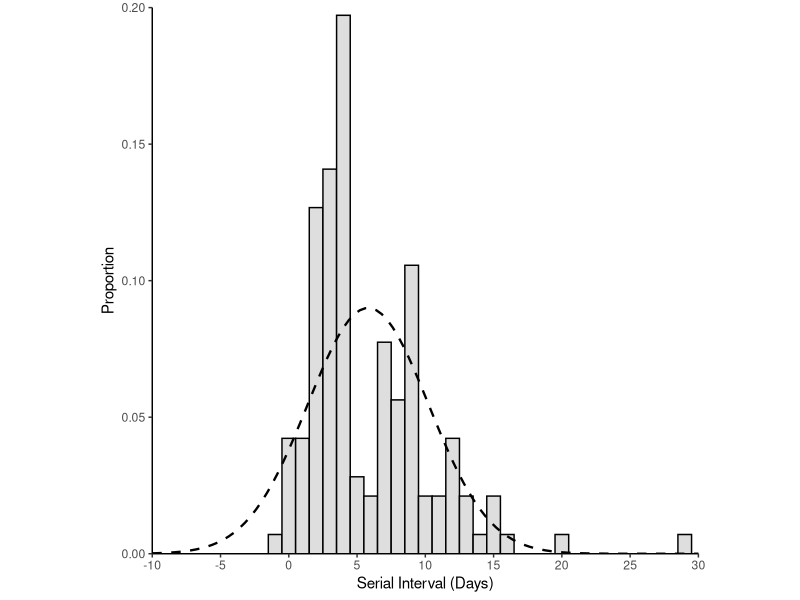
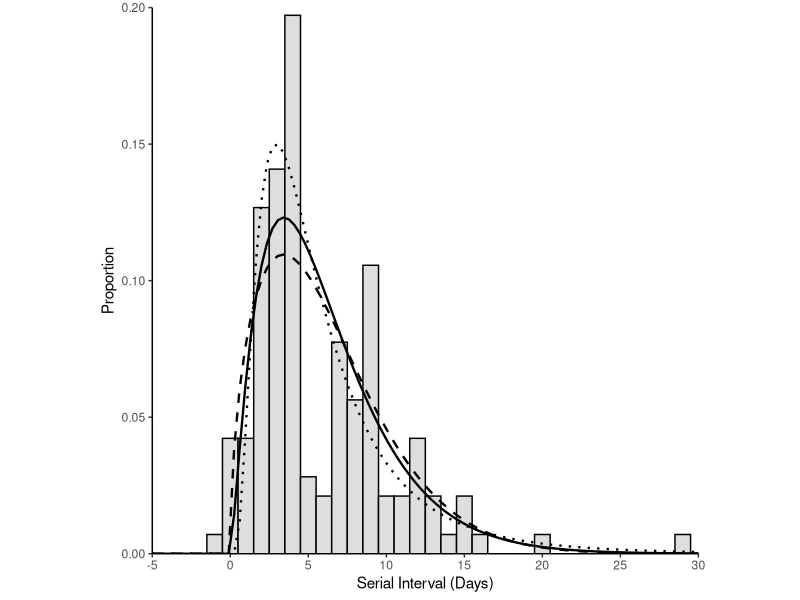
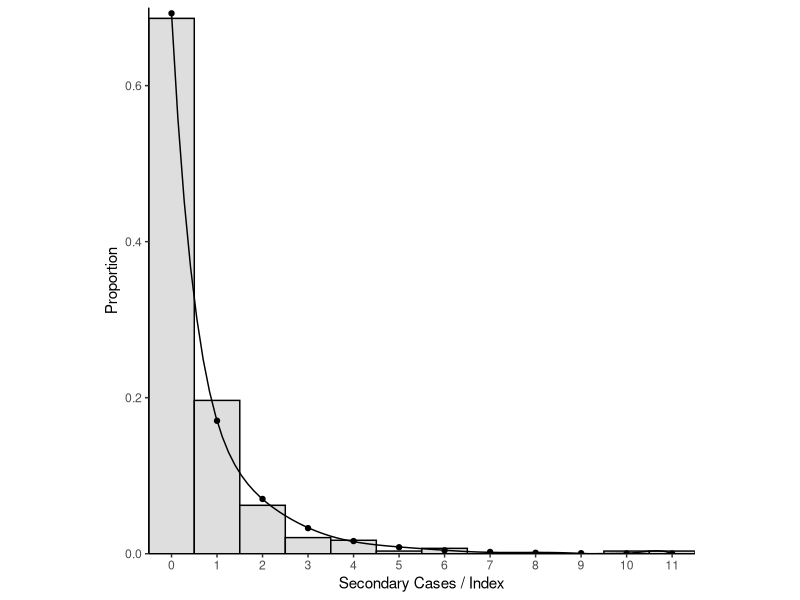
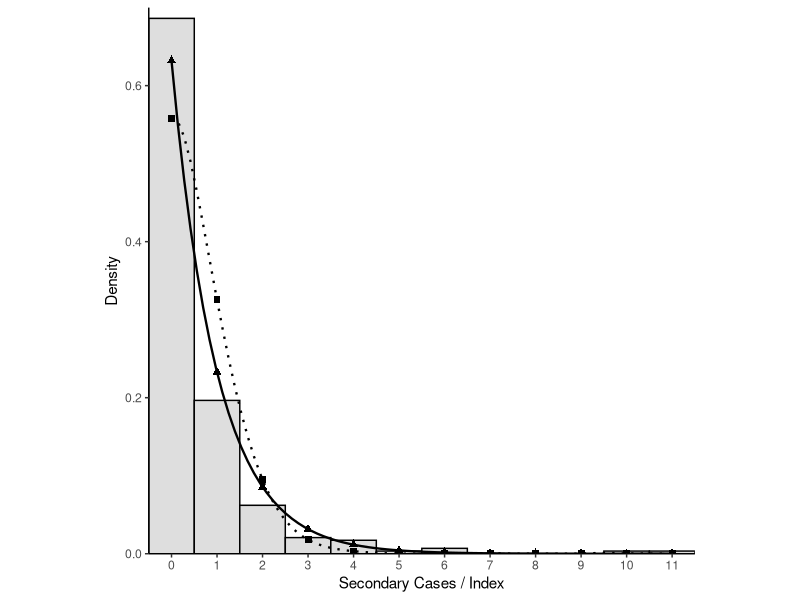
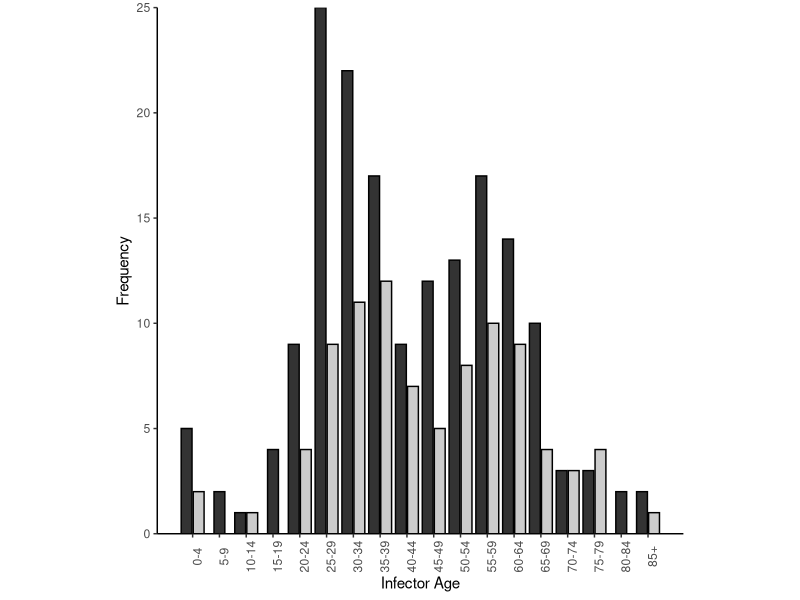
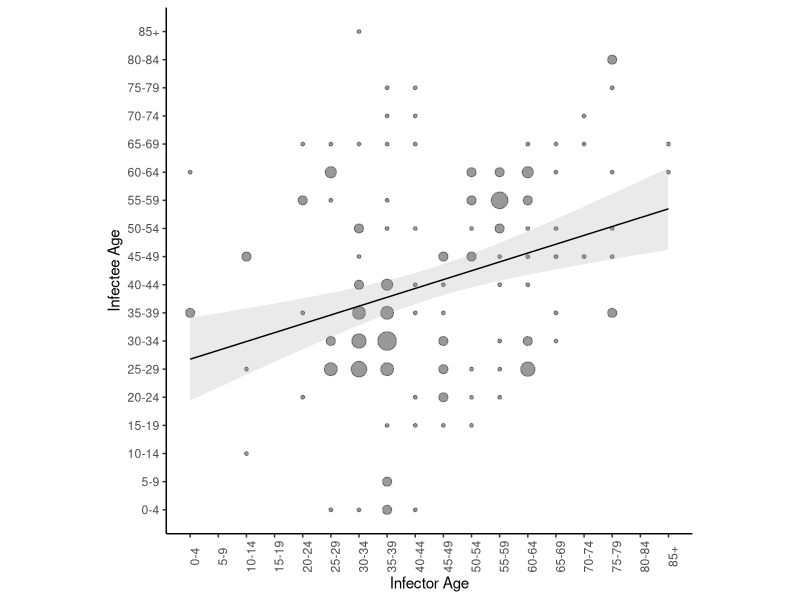
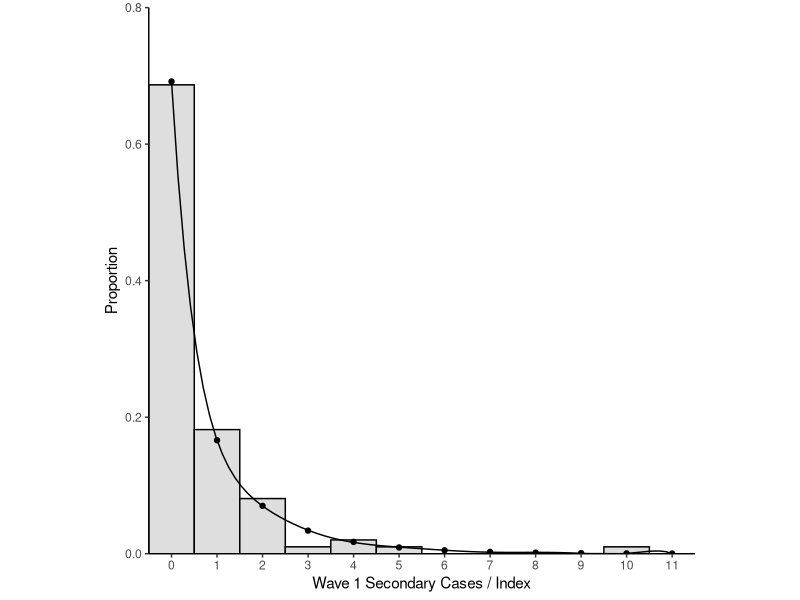
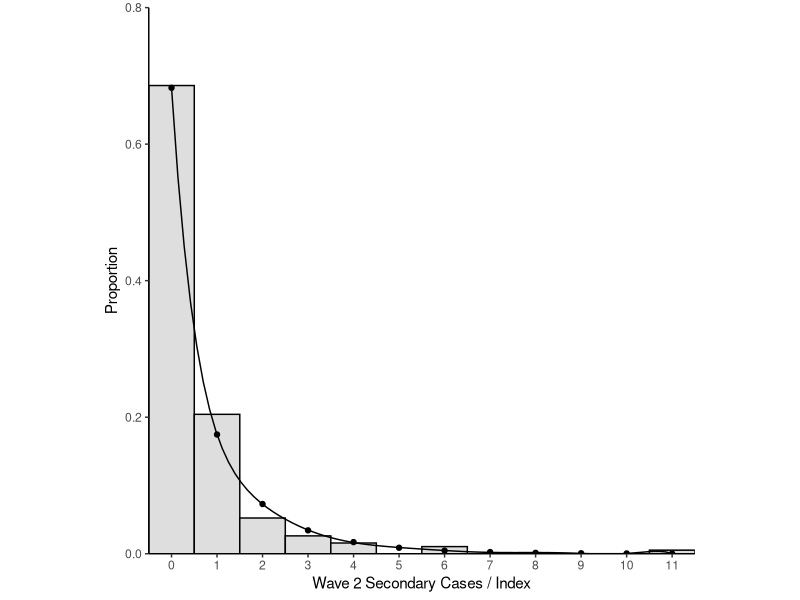

These charts were generated, in order, by the following R code:
library(tidyverse)
library(fitdistrplus)


setwd("/Dropbox/Shared HK 2019nCoV/data_transmission/supersreading/")

#######SERIAL INTERVAL AND OFFSPRING DISTRIBUTION ANALYSIS

transmission_pairs <- read_csv(file = "transmission_pairs.csv")

###SERIAL INTERVAL ANALYSIS

#fit normal distribution to serial intervals
nfit <- transmission_pairs %>%
  filter(onset.diff != 'NA') %>%
  pull(onset.diff) %>%
  fitdist(data = ., distr = 'norm')

#Plot serial interval with lognormal distributions
ggplot(data = transmission_pairs) +
  geom_histogram(aes(x = onset.diff, y = ..density..), fill = '#dedede', colour = "black", binwidth = 1) + stat_function(fun = dnorm, args = list(mean = nfit$estimate[[1]], sd = nfit$estimate[[2]]), size = 0.8, linetype = 2) +
  scale_x_continuous("Serial Interval (Days)", limits = c(-10,30), breaks = seq(-10, 30, by =5), expand = c(0,0)) +
  scale_y_continuous("Proportion", expand = c(0,0), limits = c(0,0.20)) +
  theme_classic() +
  theme(aspect.ratio = 1)


transmission_pairs %>%
  dplyr::select(onset.diff) %>%
  arrange(onset.diff) %>%
  filter(!is.na(onset.diff))

#fit lognormal distribution by maximum likeihood
lgfit <- transmission_pairs %>%
  filter(onset.diff != 'NA', 
         onset.diff >=1 ) %>%
  pull(onset.diff) %>%
  fitdist(data = ., distr = 'lnorm')

#fit gamma distribution by maximum likeihood
gfit <- transmission_pairs %>%
  filter(onset.diff != 'NA', 
         onset.diff >=1 ) %>%
  pull(onset.diff) %>%
  fitdist(data = ., distr = 'gamma')

#fit weibull distribution by maximum likeihood
wfit <- transmission_pairs %>%
  filter(onset.diff != 'NA', 
         onset.diff >=1 ) %>%
  pull(onset.diff) %>%
  fitdist(data = ., distr = 'weibull')

summary(nfit)
summary(lgfit)
summary(gfit)
summary(wfit)

#bootstrapped analysis
nfit_boot <- summary(bootdist(nfit))
gfit_boot <- summary(bootdist(gfit))
wfit_boot <- summary(bootdist(wfit))
lgfit_boot <- summary(bootdist(lgfit))

#plot serial interval with normal, gamma and weibull intervals
ggplot(data = transmission_pairs) +
  geom_histogram(aes(x = onset.diff, y = ..density..), fill = '#dedede', colour = "black", binwidth = 1) +
  stat_function(fun = dgamma, args = list(shape = gfit$estimate[[1]], rate = gfit$estimate[[2]]), size = 0.8, linetype = 1) +
  stat_function(fun = dweibull, args = list(shape = wfit$estimate[[1]], scale = wfit$estimate[[2]]), size = 0.8, linetype = 2) +
  stat_function(fun = dlnorm, args = list(meanlog = lgfit$estimate[[1]], sdlog = lgfit$estimate[[2]]), size = 0.8, linetype = 3) +
  scale_x_continuous("Serial Interval (Days)", limits = c(-5,30), breaks = seq(-5, 30, by =5), expand = c(0,0)) +
  scale_y_continuous("Proportion", expand = c(0,0), limits = c(0,0.20)) +
  theme_classic() +
  theme(aspect.ratio = 1)


####OFFSPRING DISTRIBUTION ANALYSIS
#count number of offspring per individual infector
offspring <- transmission_pairs %>%
  dplyr::select(infector.case) %>%
  group_by(infector.case) %>%
  count() %>%
  arrange(desc(n))

#count number of terminal infectees including sporadic local cases
infectee <- transmission_pairs %>%
  dplyr::select(infector.case, infectee.case) %>%
  gather() %>%
  filter(key == 'infectee.case')

infector <-  transmission_pairs %>%
  dplyr::select(infector.case, infectee.case) %>%
  gather() %>%
  filter(key == 'infector.case')

duplicate <- infector %>%
  left_join(., infectee, by = 'value') %>%
  filter(key.y != 'NA') %>%
  dplyr::select(value) %>%
  distinct()

nterminal_infectees <- infectee %>% 
  dplyr::select(value) %>%
  filter(!value %in% duplicate$value) %>%
  transmute(case.no = as.numeric(value)) %>%
  nrow() + 46 #46 Sporadic Local cases without links additional transmission

#create vector of complete offspring distribution with terminal cases having zero secondary cases
complete_offspringd <- enframe(c(offspring$n, rep(0,nterminal_infectees)))

#fit negative binomial distribution to the final offspring distribution
nbfit <- complete_offspringd %>%
  pull(value) %>%
  fitdist(., distr = 'nbinom')

summary(nbfit)
#bootstrap analysis
nbfit_boot <- summary(bootdist(nbfit))

#plot offspring distribution with negative binomial parameters
ggplot() +
  geom_histogram(aes(x=complete_offspringd$value, y = ..density..), fill = "#dedede", colour = "Black", binwidth = 1) +
  geom_point(aes(x = 0:11, y = dnbinom(x = 0:11, size = nbfit$estimate[[1]], mu = nbfit$estimate[[2]])), size = 1.5) +
  stat_smooth(aes(x = 0:11, y = dnbinom(x = 0:11, size = nbfit$estimate[[1]], mu = nbfit$estimate[[2]])), method = 'lm', formula = y ~ poly(x, 9), se = FALSE, size = 0.5, colour = 'black') +
  expand_limits(x = 0, y = 0) +
  scale_x_continuous("Secondary Cases / Index", expand = c(0, 0), breaks = 0:11)  +
  scale_y_continuous("Proportion", limits = c(0,0.7), expand = c(0, 0)) +
  theme_classic() +
  theme(aspect.ratio = 1)

#fit geometric distriubtion by maximum likelihood
gefit <- complete_offspringd %>%
  pull(value) %>%
  fitdist(., distr = 'geom')

pfit <- complete_offspringd %>%
  pull(value) %>%
  fitdist(., distr = 'pois')

summary(gefit)
summary(pfit)

#bootsprapped analysis
gefit_boot <- summary(bootdist(gefit))
pfit_boot <- summary(bootdist(pfit))

#plot offspring distribution with geometric and Poisson distribution
ggplot() +
  geom_histogram(aes(x=complete_offspringd$value, y = ..density..), fill = "#dedede", colour = "black", binwidth = 1) +
  geom_point(aes(x = 0:11, y = dgeom(x = 0:11, prob = gefit$estimate[[1]])), color = 'black', size = 2, shape = 'triangle') +
  stat_smooth(aes(x = 0:11, y = dgeom(x = 0:11, prob = gefit$estimate[[1]])), method = 'lm', formula = y ~ poly(x, 9), se = FALSE, colour = 'black', size =0.8) +
  geom_point(aes(x = 0:11, y = dpois(x = 0:11, lambda = pfit$estimate[[1]])), color = 'black', size = 2, shape = 'square') +
  stat_smooth(aes(x = 0:11, y = dpois(x = 0:11, lambda = pfit$estimate[[1]])), method = 'lm', formula = y ~ poly(x, 9), se = FALSE, colour = 'black', size = 0.8, linetype = 3) +
  expand_limits(x = 0, y = 0) +
  scale_x_continuous("Secondary Cases / Index", expand = c(0, 0), breaks = 0:11)  +
  scale_y_continuous("Density", limits = c(0,0.7), expand = c(0, 0)) +
  theme_classic() +
  theme(aspect.ratio = 1)

#Negative Binomial bootstrap, plot parameters
#Plot joint estiamte of R and k
nbfit_boot$estim %>%
  as_tibble() %>%
  ggplot() +  
  geom_point(aes(x = size, y = mu), shape = 21, size = 2, alpha = 0.8) +
  theme_classic() +
  theme(aspect.ratio = 1) +
  scale_x_continuous(expression(paste(italic("k"))), expand = c(0,0),limits = c(0,1.2), breaks = seq(0,1.2, by = 0.3)) +
  scale_y_continuous("R", expand = c(0,0),limits = c(0,0.8), breaks = seq(0,0.8, by = 0.2)) ->PA

#Plot historgram of k estiamtes
nbfit_boot$estim %>%
  as_tibble() %>%
  ggplot() +
  geom_histogram(aes(x = size), bins = 25, fill = "#dedede", colour = "black") +
  theme_classic() +
  theme(aspect.ratio = 1) +
  scale_x_continuous(expression(paste(italic("k"))), expand = c(0,0)) +
  scale_y_continuous("Sampling distribution", expand = c(0,0), limits = c(0,150)) ->PC

#Plot historgram of R estiamtes
nbfit_boot$estim %>%
  as_tibble() %>%
  ggplot() +
  geom_histogram(aes(x = mu), bins = 25, fill = "#dedede", colour = "black") +
  theme_classic() +
  theme(aspect.ratio = 1) +
  scale_x_continuous("R", expand = c(0,0)) +
  scale_y_continuous("Sampling distribution", expand = c(0,0)) ->PB




###PAIR STATISTICS and Supplementary Figures

age_transmission_pairs <- read_csv(file = "data/age_pairs.csv")

age_transmission_pairs %>%
  mutate(transmission = as_factor(transmission)) %>%
  t.test(age ~ transmission, data = .)

###Plot age figures

ggplot(data=age_transmission_pairs) +
  geom_bar(aes(x = agegroup, fill = transmission), color = "black", position = position_dodge2(preserve = "single")) +
  theme_classic() +
  scale_x_continuous(name = "Infector Age", breaks = 1:18,
                     labels = c("0-4","5-9","10-14","15-19","20-24","25-29","30-34","35-39","40-44","45-49","50-54","55-59","60-64","65-69","70-74","75-79","80-84","85+")) +
  scale_y_continuous(name = "Frequency", expand = c(0,0)) +
  labs(fill = "Pair") +
  theme(aspect.ratio = 1, legend.position = "none", axis.text.x = element_text(angle = 90)) +
  scale_fill_grey()


#linear regression of by age of infector/infectee
summary(lm(agegroup.infector ~ agegroup.infectee, data = transmission_pairs))

#plot age-age matrix
ggplot(data = transmission_pairs) +
  geom_count(aes(x = agegroup.infector, y = agegroup.infectee), colour = "black", alpha = 0.4) +
  geom_smooth(method = lm, aes(x=agegroup.infector, y=agegroup.infectee), se = T, size = 0.5, colour = "black", alpha = 0.2) +
  scale_x_continuous(name = "Infector Age", breaks = 1:18,
                     labels = c("0-4","5-9","10-14","15-19","20-24","25-29","30-34","35-39","40-44","45-49","50-54","55-59","60-64","65-69","70-74","75-79","80-84","85+")) +
  scale_y_continuous(name = "Infectee Age", breaks = 1:18,
                     labels = c("0-4","5-9","10-14","15-19","20-24","25-29","30-34","35-39","40-44","45-49","50-54","55-59","60-64","65-69","70-74","75-79","80-84","85+")) +
  theme_classic() +
  theme(aspect.ratio = 1, axis.text.x = element_text(angle = 90), legend.position = "none")


### WAVE ONE
#count number of offspring per individual infector for wave one before march first
offspring_w1 <- transmission_pairs %>%
  dplyr::select(infector.case, infector.epi.date) %>%
  filter(infector.epi.date < "2020-03-01") %>%
  dplyr::select(infector.case) %>%
  group_by(infector.case) %>%
  count() %>%
  arrange(desc(n))

#count number of terminal infectees including sporadic local cases
infectee_w1 <- transmission_pairs %>%
  filter(infectee.epi.date < "2020-03-01") %>%
  dplyr::select(infector.case, infectee.case) %>%
  gather() %>%
  filter(key == 'infectee.case')

infector_w1 <- transmission_pairs %>%
  filter(infector.epi.date < "2020-03-01") %>%
  dplyr::select(infector.case, infectee.case) %>%
  gather() %>%
  filter(key == 'infector.case')

duplicate_w1 <- infector_w1 %>%
  left_join(., infectee_w1, by = 'value') %>%
  filter(key.y != 'NA') %>%
  dplyr::select(value) %>%
  distinct()

nterminal_infectees_w1 <- infectee_w1 %>% 
  dplyr::select(value) %>%
  filter(!value %in% duplicate_w1$value) %>%
  transmute(case.no = as.numeric(value)) %>%
  nrow() + 11


#create vector of complete offspring distribution for wave one with terminal cases having zero secondary cases
complete_offspringd_w1 <- enframe(c(offspring_w1$n, rep(0,nterminal_infectees_w1)))

#fit negative binomial distribution to wave one offspring distribution
nbfit_w1 <- complete_offspringd_w1 %>%
  pull(value) %>%
  fitdist(., distr = 'nbinom')

#bootstrap analysis for wave one
nbfit_boot_w1 <- summary(bootdist(nbfit_w1))

#plot offspirng disirtibution for wave one with negative binomonal parameters
ggplot() +
  geom_histogram(aes(x=complete_offspringd_w1$value, y = ..density..), fill = "#dedede", colour = "Black", binwidth = 1) +
  geom_point(aes(x = 0:11, y = dnbinom(x = 0:11, size = nbfit_w1$estimate[[1]], mu = nbfit_w1$estimate[[2]])), size = 1.5) +
  stat_smooth(aes(x = 0:11, y = dnbinom(x = 0:11, size = nbfit_w1$estimate[[1]], mu = nbfit_w1$estimate[[2]])), method = 'lm', formula = y ~ poly(x, 9), se = FALSE, size = 0.5, colour = 'black') +
  expand_limits(x = 0, y = 0) +
  scale_x_continuous("Wave 1 Secondary Cases / Index", expand = c(0, 0), breaks = 0:11)  +
  scale_y_continuous("Proportion",limits = c(0,0.8),expand = c(0, 0)) +
  theme_classic() +
  theme(aspect.ratio = 1)


### WAVE TWO
#count number of offspring per individual infector for wave two after march first. 
offspring_w2 <-transmission_pairs %>%
  dplyr::select(infector.case, infector.epi.date) %>%
  filter(infector.epi.date >= "2020-03-01") %>%
  dplyr::select(infector.case) %>%
  group_by(infector.case) %>%
  count() %>%
  arrange(desc(n))

#count number of terminal infectees including sporadic local cases
infectee_w2 <- transmission_pairs %>%
  filter(infectee.epi.date >= "2020-03-01") %>%
  dplyr::select(infector.case, infectee.case) %>%
  gather() %>%
  filter(key == 'infectee.case')

infector_w2 <- transmission_pairs %>%
  filter(infector.epi.date >= "2020-03-01") %>%
  dplyr::select(infector.case, infectee.case) %>%
  gather() %>%
  filter(key == 'infector.case')

duplicate_w2 <- infector_w2 %>%
  left_join(., infectee_w2, by = 'value') %>%
  filter(key.y != 'NA') %>%
  dplyr::select(value) %>%
  distinct()

nterminal_infectees_w2 <- infectee_w2 %>% 
  dplyr::select(value) %>%
  filter(!value %in% duplicate_w2$value) %>%
  transmute(case.no = as.numeric(value)) %>%
  nrow() + 35

#create vector of complete offspring distribution for wave one with terminal cases having zero secondary cases
complete_offspringd_w2 <- enframe(c(offspring_w2$n, rep(0,nterminal_infectees_w2)))

#fit negative binomial distribution to wave one offspring distribution
nbfit_w2 <- complete_offspringd_w2 %>%
  pull(value) %>%
  fitdist(., distr = 'nbinom')

#bootstrap analysis for wave two
nbfit_boot_w2 <- summary(bootdist(nbfit_w2))

#plot offspirng disirtibution for wave two with negative binomonal parameters
ggplot() +
  geom_histogram(aes(x=complete_offspringd_w2$value, y = ..density..), fill = "#dedede", colour = "Black", binwidth = 1) +
  geom_point(aes(x = 0:11, y = dnbinom(x = 0:11, size = nbfit_w2$estimate[[1]], mu = nbfit_w1$estimate[[2]])), size = 1.5) +
  stat_smooth(aes(x = 0:11, y = dnbinom(x = 0:11, size = nbfit_w2$estimate[[1]], mu = nbfit_w1$estimate[[2]])), method = 'lm', formula = y ~ poly(x, 9), se = FALSE, size = 0.5, colour = 'black') +
  expand_limits(x = 0, y = 0) +
  scale_x_continuous("Wave 2 Secondary Cases / Index", expand = c(0, 0), breaks = 0:11)  +
  scale_y_continuous("Proportion",limits = c(0,0.8),expand = c(0, 0)) +
  theme_classic() +
  theme(aspect.ratio = 1)


#Plot joint estiamte of R and k wave 1
nbfit_boot_w1$estim %>%
  as_tibble() %>%
  ggplot() +  
  geom_point(aes(x = size, y = mu), shape = 21, size = 2, alpha = 0.8) +
  theme_classic() +
  theme(aspect.ratio = 1) +
  scale_x_continuous(expression(paste(italic("k"))), expand = c(0,0),limits = c(0,2.4),breaks = seq(0,2.4, by = 0.4)) +
  scale_y_continuous("R", expand = c(0,0),limits = c(0,1.2), breaks = seq(0,1.2, by = 0.2))

#Plot historgram of k estiamtes
nbfit_boot_w1$estim %>%
  as_tibble() %>%
  ggplot() +
  geom_histogram(aes(x = size), bins = 25, fill = "#dedede", colour = "black") +
  theme_classic() +
  theme(aspect.ratio = 1) +
  scale_x_continuous(expression(paste(italic("k"))), expand = c(0,0),limits = c(0,2.4), breaks = seq(0,2.4, by = 0.4)) +
  scale_y_continuous("Sampling distribution", expand = c(0,0), limits = c(0,400))

#Plot historgram of R estiamtes
nbfit_boot_w1$estim %>%
  as_tibble() %>%
  ggplot() +
  geom_histogram(aes(x = mu), bins = 25, fill = "#dedede", colour = "black") +
  theme_classic() +
  theme(aspect.ratio = 1) +
  scale_x_continuous("R", expand = c(0,0),limits = c(0,1.2), breaks = seq(0,1.2, by = 0.2)) +
  scale_y_continuous("Sampling distribution", expand = c(0,0), limits = c(0,300))

#Plot joint estiamte of R and k wave 2
nbfit_boot_w2$estim %>%
  as_tibble() %>%
  ggplot() +  
  geom_point(aes(x = size, y = mu), shape = 21, size = 2, alpha = 0.8) +
  theme_classic() +
  theme(aspect.ratio = 1) +
  scale_x_continuous(expression(paste(italic("k"))), expand = c(0,0),limits = c(0,2.4),breaks = seq(0,2.4, by = 0.4)) +
  scale_y_continuous("R", expand = c(0,0),limits = c(0,1.2), breaks = seq(0,1.2, by = 0.2))

#Plot historgram of k estiamtes
nbfit_boot_w2$estim %>%
  as_tibble() %>%
  ggplot() +
  geom_histogram(aes(x = size), bins = 25, fill = "#dedede", colour = "black") +
  theme_classic() +
  theme(aspect.ratio = 1) +
  scale_x_continuous(expression(paste(italic("k"))), expand = c(0,0),limits = c(0,2.4), breaks = seq(0,2.4, by = 0.4)) +
  scale_y_continuous("Sampling distribution", expand = c(0,0), limits = c(0,400))

#Plot historgram of R estiamtes
nbfit_boot_w2$estim %>%
  as_tibble() %>%
  ggplot() +
  geom_histogram(aes(x = mu), bins = 25, fill = "#dedede", colour = "black") +
  theme_classic() +
  theme(aspect.ratio = 1) +
  scale_x_continuous("R", expand = c(0,0),limits = c(0,1.2), breaks = seq(0,1.2, by = 0.2)) +
  scale_y_continuous("Sampling distribution", expand = c(0,0), limits = c(0,300)) 

#Supplementary Figure 5

transmission_pairs %>%
  dplyr::select(infector.case, infector.epi.date) %>%
  distinct() %>%
  left_join(., offspring, by = "infector.case") %>%
  arrange(desc(n)) %>%
  mutate(infector.epi.date = dmy(infector.epi.date)) %>%
  ggplot() +
  geom_bar(aes(x = infector.epi.date, y = n), stat = 'identity', fill = "#dedede", color = "black", size = 0.3) +
  scale_x_date("Index Illness Onset Date",
               date_breaks = "3 days", 
               date_labels = "%d %b", 
               minor_breaks = NULL) +
  scale_y_continuous("Secondary Cases / Day", expand = c(0,0), limits = c(0,20)) +
  theme_classic() +
  theme(aspect.ratio = 0.3, axis.text.x = element_text(angle = 45, hjust = 1))

###NEGATIVE BINOMIAL MODEL OF TRANSMISSION PAIRS EXPOSURES
library(MASS)

#Compare family and social setting exposures. 
transmission_pairs %>%
  filter(cluster.risk != "travel",
         cluster.risk != "work") %>%
  group_by(infector.case, cluster.risk) %>%
  count() %>%
  glm.nb(.$n ~ .$cluster.risk, data = .) %>%
  summary()


#Compare work and social setting exposures. 
transmission_pairs %>%
  filter(cluster.risk != "travel",
         cluster.risk != "family") %>%
  group_by(infector.case, cluster.risk) %>%
  count() %>%
  glm.nb(.$n ~ .$cluster.risk, data = .) %>%
  summary()

#compare work and family
transmission_pairs %>%
  filter(cluster.risk != "travel",
         cluster.risk != "social") %>%
  group_by(infector.case, cluster.risk) %>%
  count() %>%
  glm.nb(.$n ~ .$cluster.risk, data = .) %>%
  summary()

#calculate means for resolved pairs
transmission_pairs %>%
  filter(cluster.risk != "travel") %>%
  group_by(infector.case, cluster.risk) %>%
  count() %>%
  ungroup() %>%
  group_by(cluster.risk) %>%
  summarise(n = mean(n))


transmission_pairs %>%
  group_by(infector.case) %>%
  count() %>%
  filter(n >= 2) %>%
  arrange(desc(n))
